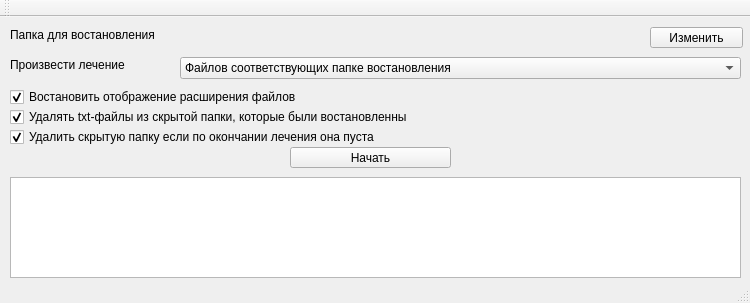
<?xml version="1.0" encoding="UTF-8"?>
<ui version="4.0">
 <class>MainWindow</class>
 <widget class="QMainWindow" name="MainWindow">
  <property name="geometry">
   <rect>
    <x>0</x>
    <y>0</y>
    <width>750</width>
    <height>303</height>
   </rect>
  </property>
  <property name="windowTitle">
   <string>MainWindow</string>
  </property>
  <widget class="QWidget" name="centralWidget">
   <widget class="QLabel" name="Address_text">
    <property name="geometry">
     <rect>
      <x>10</x>
      <y>10</y>
      <width>161</width>
      <height>16</height>
     </rect>
    </property>
    <property name="text">
     <string>Папка для востановления </string>
    </property>
   </widget>
   <widget class="QLabel" name="Address">
    <property name="geometry">
     <rect>
      <x>170</x>
      <y>10</y>
      <width>471</width>
      <height>20</height>
     </rect>
    </property>
    <property name="text">
     <string/>
    </property>
   </widget>
   <widget class="QPushButton" name="Address_Change">
    <property name="geometry">
     <rect>
      <x>650</x>
      <y>10</y>
      <width>93</width>
      <height>21</height>
     </rect>
    </property>
    <property name="text">
     <string>Изменить</string>
    </property>
   </widget>
   <widget class="QLabel" name="Mode_text">
    <property name="geometry">
     <rect>
      <x>10</x>
      <y>40</y>
      <width>161</width>
      <height>16</height>
     </rect>
    </property>
    <property name="text">
     <string>Произвести лечение         </string>
    </property>
   </widget>
   <widget class="QComboBox" name="Mode">
    <property name="geometry">
     <rect>
      <x>180</x>
      <y>40</y>
      <width>561</width>
      <height>22</height>
     </rect>
    </property>
    <item>
     <property name="text">
      <string>Файлов соответствующих папке востановления</string>
     </property>
    </item>
    <item>
     <property name="text">
      <string>Всех файлов</string>
     </property>
    </item>
   </widget>
   <widget class="QTextEdit" name="Log">
    <property name="enabled">
     <bool>true</bool>
    </property>
    <property name="geometry">
     <rect>
      <x>10</x>
      <y>160</y>
      <width>731</width>
      <height>101</height>
     </rect>
    </property>
    <property name="tabChangesFocus">
     <bool>false</bool>
    </property>
    <property name="readOnly">
     <bool>true</bool>
    </property>
   </widget>
   <widget class="QPushButton" name="Start">
    <property name="geometry">
     <rect>
      <x>290</x>
      <y>130</y>
      <width>161</width>
      <height>21</height>
     </rect>
    </property>
    <property name="text">
     <string>Начать</string>
    </property>
   </widget>
   <widget class="QCheckBox" name="Option_1">
    <property name="enabled">
     <bool>true</bool>
    </property>
    <property name="geometry">
     <rect>
      <x>10</x>
      <y>70</y>
      <width>431</width>
      <height>20</height>
     </rect>
    </property>
    <property name="tabletTracking">
     <bool>false</bool>
    </property>
    <property name="acceptDrops">
     <bool>false</bool>
    </property>
    <property name="text">
     <string>Востановить отображение расширения файлов</string>
    </property>
    <property name="checked">
     <bool>true</bool>
    </property>
   </widget>
   <widget class="QCheckBox" name="Option_2">
    <property name="geometry">
     <rect>
      <x>10</x>
      <y>90</y>
      <width>431</width>
      <height>20</height>
     </rect>
    </property>
    <property name="text">
     <string>Удалять txt-файлы из скрытой папки, которые были востановленны</string>
    </property>
    <property name="checked">
     <bool>true</bool>
    </property>
   </widget>
   <widget class="QCheckBox" name="Option_3">
    <property name="geometry">
     <rect>
      <x>10</x>
      <y>110</y>
      <width>431</width>
      <height>20</height>
     </rect>
    </property>
    <property name="text">
     <string>Удалить скрытую папку если по окончании лечения она пуста</string>
    </property>
    <property name="checked">
     <bool>true</bool>
    </property>
   </widget>
  </widget>
  <widget class="QMenuBar" name="menuBar">
   <property name="geometry">
    <rect>
     <x>0</x>
     <y>0</y>
     <width>750</width>
     <height>26</height>
    </rect>
   </property>
  </widget>
  <widget class="QToolBar" name="mainToolBar">
   <attribute name="toolBarArea">
    <enum>TopToolBarArea</enum>
   </attribute>
   <attribute name="toolBarBreak">
    <bool>false</bool>
   </attribute>
  </widget>
  <widget class="QStatusBar" name="statusBar"/>
 </widget>
 <layoutdefault spacing="6" margin="11"/>
 <resources/>
 <connections/>
</ui>
